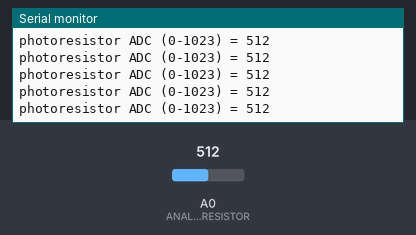
The sketch below on a simulated Arduino Uno, built with avr-gcc and run on an emulated ATmega328P. On the bench: the last lines printed to the serial monitor. Inputs (shaded band) come from the test bench; at power-on: A0 (ANALOG_PIN_PHOTORESISTOR) = 512.

Above: at 1.2 s.
1.3 s: A0 (ANALOG_PIN_PHOTORESISTOR) set to 990
At 1.33 s:
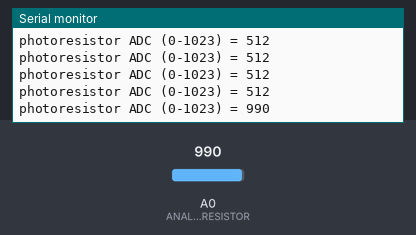
2.8 s: A0 (ANALOG_PIN_PHOTORESISTOR) set to 1014
At 2.84 s:
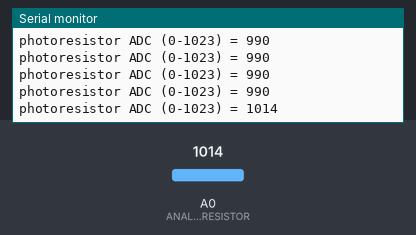
Timing chart, 0 to 5.8 s (numbered marks = the images above; inputs shaded):
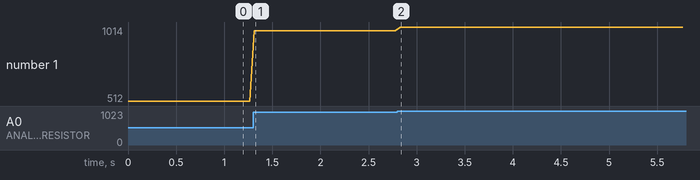

Measured:
- after the input at 1.3 s, the serial monitor: prints a new line at once (image 1)
- after the input at 2.8 s, the serial monitor: prints a new line at once (image 2)
- plotted number 1: 512 → 990 after the input at 1.3 s, 990 → 1014 after the input at 2.8 s

The sketch:

2_analog_read_serial_monitor.ino
```cpp
static constexpr const uint8_t ANALOG_PIN_PHOTORESISTOR = A0;

static uint16_t photoresistorValue = 0;

void setup() {
  Serial.begin(115200);
  while (!Serial);
}

void loop() {
  photoresistorValue = analogRead(ANALOG_PIN_PHOTORESISTOR);

  Serial.print("photoresistor ADC (0-1023) = ");
  Serial.println(photoresistorValue);

  delay(50);
}
```
